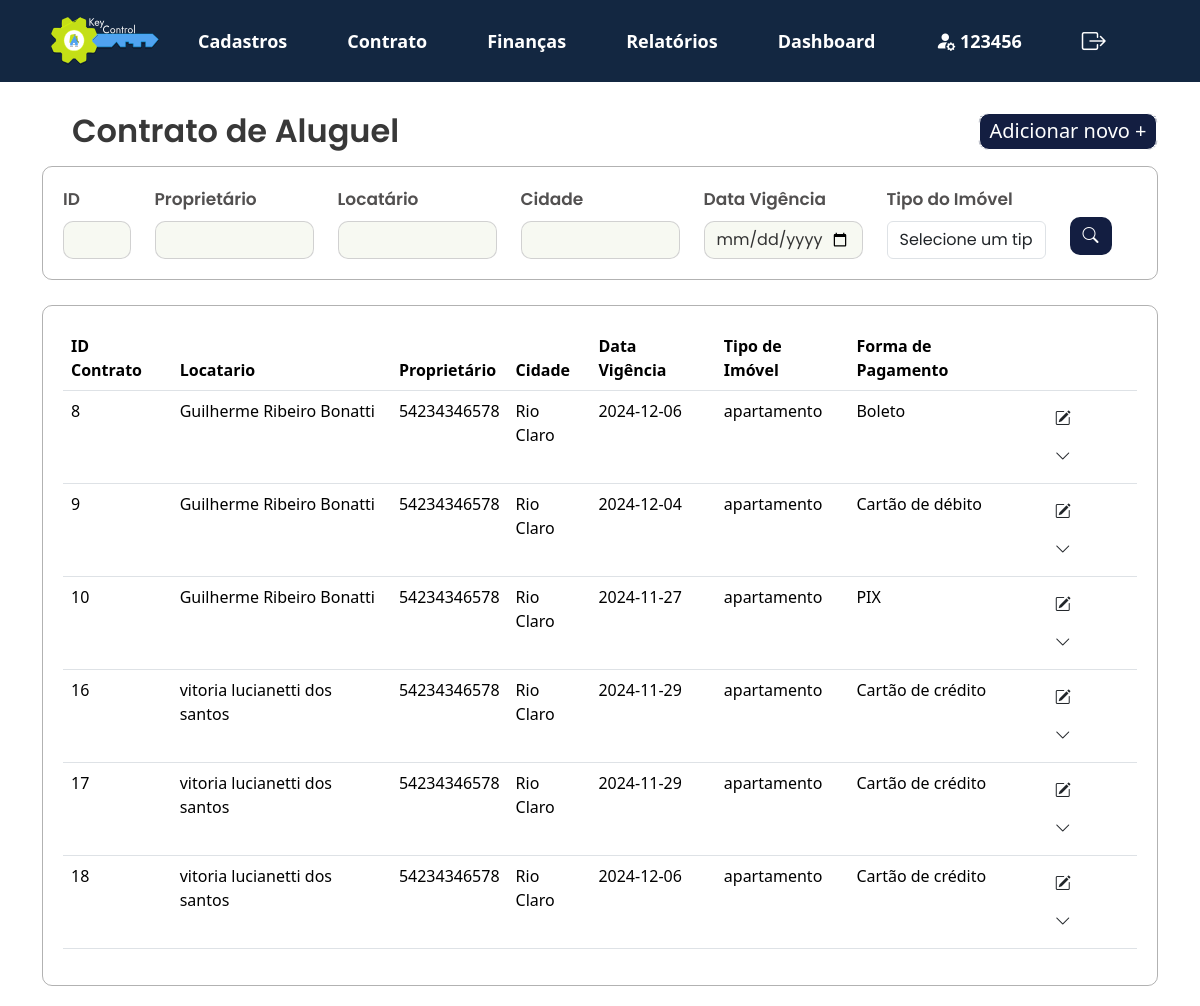
/KeyControl/projeto/views/lista_contrato.php (signed in), run on the app's committed database.
### tables this page shows
CREATE TABLE `contrato_aluguel` (
  `id` int(11) NOT NULL,
  `locatario_nome` varchar(255) NOT NULL,
  `locatario_data_nascimento` date NOT NULL,
  `locatario_nacionalidade` varchar(100) NOT NULL,
  `locatario_cep` varchar(10) NOT NULL,
  `locatario_bairro` varchar(100) NOT NULL,
  `locatario_estado` varchar(100) NOT NULL,
  `locatario_cpf_cnpj` varchar(14) NOT NULL,
  `locatario_telefone` varchar(15) NOT NULL,
  `locatario_estado_civil` varchar(50) NOT NULL,
  `locatario_rua` varchar(255) NOT NULL,
  `locatario_complemento` varchar(255) DEFAULT NULL,
  `locatario_pais` varchar(100) NOT NULL,
  `locatario_rg_ie` varchar(15) NOT NULL,
  `locatario_email` varchar(255) NOT NULL,
  `locatario_profissao` varchar(100) NOT NULL,
  `locatario_numero` int(11) NOT NULL,
  `locatario_cidade` varchar(100) NOT NULL,
  `imovel_proprietario_cpf_cnpj` varchar(14) NOT NULL,
  `imovel_tipo` varchar(50) NOT NULL,
  `imovel_numero` int(11) NOT NULL,
  `imovel_cidade` varchar(100) NOT NULL,
  `imovel_taxa_venda` decimal(5,2) NOT NULL,
  `imovel_cep` varchar(10) NOT NULL,
  `imovel_bairro` varchar(100) NOT NULL,
  `imovel_estado` varchar(100) NOT NULL,
  `imovel_valor` decimal(15,2) NOT NULL,
  `imovel_registro` varchar(50) NOT NULL,
  `imovel_rua` varchar(255) NOT NULL,
  `imovel_complemento` varchar(255) DEFAULT NULL,
  `imovel_pais` varchar(100) NOT NULL,
  `fiador_nome` varchar(255) NOT NULL,
  `fiador_data_nascimento` date NOT NULL,
  `fiador_nacionalidade` varchar(100) NOT NULL,
  `fiador_cep` varchar(10) NOT NULL,
  `fiador_bairro` varchar(100) NOT NULL,
  `fiador_estado` varchar(100) NOT NULL,
  `fiador_cpf_cnpj` varchar(14) NOT NULL,
  `fiador_telefone` varchar(15) NOT NULL,
  `fiador_estado_civil` varchar(50) NOT NULL,
  `fiador_rua` varchar(255) NOT NULL,
  `fiador_complemento` varchar(255) DEFAULT NULL,
  `fiador_pais` varchar(100) NOT NULL,
  `fiador_rg_ie` varchar(15) NOT NULL,
  `fiador_email` varchar(255) NOT NULL,
  `fiador_profissao` varchar(100) NOT NULL,
  `fiador_numero` int(11) NOT NULL,
  `fiador_cidade` varchar(100) NOT NULL,
  `contrato_vigencia` date NOT NULL,
  `contrato_forma_pagamento` varchar(50) NOT NULL,
  `contrato_data_vencimento` date NOT NULL,
  `id_imobiliaria` varchar(20) NOT NULL,
  `meses_caucao` int(11) DEFAULT NULL,
  `vencimento_caucao` date DEFAULT NULL,
  `total_caucao` decimal(15,2) DEFAULT NULL,
  `forma_pagamento_caucao` varchar(50) DEFAULT NULL,
  `id_lancamento` int(11) NOT NULL
);

CREATE TABLE `cadastro_imovel` (
  `id` int(11) NOT NULL,
  `id_imobiliaria` varchar(20) NOT NULL,
  `cpf_cnpj_proprietario` varchar(20) NOT NULL,
  `tipo_imovel` varchar(50) NOT NULL,
  `quantidade_quartos` int(11) DEFAULT NULL,
  `quantidade_banheiros` int(11) DEFAULT NULL,
  `quantidade_vagas` int(11) DEFAULT NULL,
  `area_total` decimal(10,2) DEFAULT NULL,
  `cep` varchar(10) DEFAULT NULL,
  `rua` varchar(100) DEFAULT NULL,
  `numero` varchar(10) DEFAULT NULL,
  `bairro` varchar(50) DEFAULT NULL,
  `cidade` varchar(50) DEFAULT NULL,
  `estado` varchar(50) DEFAULT NULL,
  `pais` varchar(50) DEFAULT NULL,
  `registro_imovel` varchar(50) DEFAULT NULL,
  `valor_aluguel` float DEFAULT NULL,
  `taxa_aluguel` float DEFAULT NULL,
  `valor_venda` float DEFAULT NULL,
  `taxa_venda` float DEFAULT NULL,
  `complemento` varchar(255) DEFAULT NULL,
  `registro_agua` varchar(50) DEFAULT NULL
);

### KeyControl/projeto/app/controllers/filtro_contrato_aluguel.php (called while the page is built, shortened)
<?php
include '../app/controllers/db_conexao.php';
function buildQuery($contrato_id, $locatario_nome, $contrato_vigencia, $tipo_imovel, $contrato_forma_pagamento) {
    $sql = "
        SELECT contrato_aluguel.id AS contrato_id,
            contrato_aluguel.locatario_nome,
            contrato_aluguel.contrato_vigencia,
            contrato_aluguel.imovel_cidade,
            contrato_aluguel.contrato_forma_pagamento,
            c_imovel.tipo_imovel,
            c_imovel.cpf_cnpj_proprietario
        FROM contrato_aluguel
        JOIN cadastro_imovel c_imovel
            ON contrato_aluguel.id_imobiliaria = c_imovel.id_imobiliaria
        WHERE 1=1
        ";
    $conditions = [];
    $params = [];
    return [$sql, $params];
}
$id = $_POST['contrato_id'] ?? '';
$locatario_nome = $_POST['locatario'] ?? '';
$contrato_vigencia = $_POST['vigencia'] ?? '';
$tipo_imovel = $_POST['tipo_imovel'] ?? '';
$contrato_forma_pagamento = $_POST['forma_pagamento'] ?? '';
list($sql, $params) = buildQuery($id, $locatario_nome, $contrato_vigencia, $tipo_imovel, $contrato_forma_pagamento);
try {
    if ($pdo) {
        $stmt = $pdo->prepare($sql);
        $stmt->execute($params);
        $result = $stmt->fetchAll(PDO::FETCH_ASSOC);
    } else {
        throw new Exception("Erro na conexão com o banco de dados.");
    }
} catch (Exception $e) {
    echo "Erro na execução da consulta: " . htmlspecialchars($e->getMessage());
}
?>

### KeyControl/projeto/views/lista_contrato.php (the view, shortened to what this page needs)
<?php
    include_once '../app/controllers/filtro_contrato_aluguel.php';
    ?>
<!DOCTYPE html>
<html lang="pt-br">
<head>
    <link href="https://cdn.jsdelivr.net/npm/bootstrap@5.3.3/dist/css/bootstrap.min.css" rel="stylesheet">
    <link rel="stylesheet" href="../public/assets/js/menu.js">
    <link rel="stylesheet" href="https://cdn.jsdelivr.net/npm/bootstrap-icons@1.10.5/font/bootstrap-icons.css">
    <link rel="stylesheet" type="text/css" href="../public/assets/css/style2.css">
</head>
<body>
<?php include 'navbar.php';?>
    <section>
        <div class="container">
            <div class="d-flex justify-content-between align-items-center mb-3">
                <h2 class="mb-0">Contrato de Aluguel</h2>
                <div class="button_adicionarnovo">
                    <a class="button_adicionarnovo floating dropdown-toggle hide-arrow" data-bs-toggle="dropdown" aria-expanded="false" href="">
                        <span class="button_adicionarnovo">Adicionar novo +</span>
                    </a>
                </div>
            </div>
        </div>
    <div class="container">
        <form method="POST" action="">
            <div class="filtros-container">
                <div class="row g-12">
                    <div class="col-md-1">
                        <label for="id" class="form-label">ID</label>
                        <input type="text" id="id" class="form-control" name="id" value="<?= htmlspecialchars($_POST['id'] ?? '') ?>">
                    </div>
                    <div class="col-md-2">
                        <label for="cpf_cnpj_proprietario" class="form-label">Proprietário</label>
                            <input type="text" id="cpf_cnpj_proprietario" class="form-control" name="cpf_cnpj_proprietario" value="<?= htmlspecialchars($_POST['cpf_cnpj_proprietario'] ?? '') ?>">
                    </div>
                    <div class="col-md-2">
                        <label for="locatario" class="form-label">Locatário</label>
                        <input type="text" id="locatario" class="form-control" name="locatario" value="<?= htmlspecialchars($_POST['locatario'] ?? '') ?>">
                    </div>
                    <div class="col-md-2">
                        <label for="cidade" class="form-label">Cidade</label>
                        <input type="text" id="cidade" class="form-control" name="cidade" value="<?= htmlspecialchars($_POST['cidade'] ?? '') ?>">
                    </div>
                    <div class="col-md-2">
                        <label for="vigencia" class="form-label">Data Vigência</label>
                        <input type="date" id="vigencia" class="form-control" name="vigencia" value="<?= htmlspecialchars($_POST['vigencia'] ?? '') ?>">
                    </div>
                    <div class="col-md-2">
                        <label for="tipo_imovel" class="mb-2">Tipo do Imóvel</label>
                            <select class="form-control" name="tipo_imovel" id="tipo_imovel" onchange="checkSelection('tipo_imovel')">
                                <option value="" disabled <?= !isset($_POST['tipo_imovel']) ? 'selected' : '' ?>>Selecione um tipo</option>
                            </select>
                    </div>
                    <div class="col-md-1">
                        <button class="btn btn-buscar" type="submit">
                            <i class="bi bi-search"></i>
                        </button>
                    </div>
                </div>
            </div>
        </form>
    </div>
</section>
<section>
    <div class="container">
        <div class="card_relatório">
        <table class="table table-hover">
                <thead>
                    <tr>
                        <th>ID Contrato</th>
                        <th>Locatario</th>
                        <th>Proprietário</th>
                        <th>Cidade</th>
                        <th>Data Vigência</th>
                        <th>Tipo de Imóvel</th>
                        <th>Forma de Pagamento</th>
                        <th></th>
                    </tr>
                </thead>
                <tbody>
                    <?php
                        if (isset($result) && count($result) > 0) {
                            foreach ($result as $row) {
                                echo "<tr>
                                    <td>" . htmlspecialchars($row['contrato_id'] ?? '-') . "</td>
                                    <td>" . htmlspecialchars($row['locatario_nome']) . "</td>
                                    <td>" . htmlspecialchars($row['cpf_cnpj_proprietario'] ?? '-') . "</td>
                                    <td>" . htmlspecialchars($row['imovel_cidade'] ?? '-') . "</td>
                                    <td>" . htmlspecialchars($row['contrato_vigencia'] ?? '-') . "</td>
                                    <td>" . htmlspecialchars($row['tipo_imovel'] ?? '-') . "</td>
                                    <td>" . htmlspecialchars($row['contrato_forma_pagamento'] ?? '-') . "</td>
                                    <td>
                                        <button class='btn' onclick='editRecord(" . htmlspecialchars($row['contrato_id']) . ")'>
                                            <i class='bi bi-pencil-square'></i>
                                        </button>
                                        <button class='btn' onclick='toggleSubMenu(this)'>
                                            <i class='bi bi-chevron-down'></i>
                                        </button>
                                                <button class='imprimir' onclick='printInfo(" . htmlspecialchars($row['contrato_id']) . ")'>
                                                </button>
                                                <button class='imprimir' title='imprimirContrato' onclick='redirectToRelatorio2(" . htmlspecialchars($row['contrato_id']) . ")'>
                                                </button>
                                                <button class='excluir' onclick='deleteRecord(" . htmlspecialchars($row['contrato_id']) . ")'>
                                                </button>
                                    </td>
                                </tr>";
                            }
                        } else {
                            echo "<tr><td colspan='8'>Nenhum registro encontrado</td></tr>";
                        }
                    ?>
                </tbody>
            </table>
        </div>
    </div>
</section>
</body>
</html>

### KeyControl/projeto/public/assets/css/style2.css (style rules this page uses)
h2 { font-family: "Poppins", sans-serif; font-weight: 600; font-style: normal; color: #383838; margin: 30px; }
.container h2 { position: relative; z-index: 1; }
form { font-family: "Poppins", sans-serif; font-style: normal; font-weight: 600; font-size: 17px; color: rgb(82, 80, 80); }
input.form-control { background-color: #F7F9F2; color: #333; border: 0px; }
h2.mb-0 { margin-block: auto; }
.filtros-container input.form-control { border: 1px solid #3838383b; border-radius: 10px; }
.filtros-container { width: auto; height: auto; border: 1px solid #38383862; border-radius: 10px; padding: 20px; display: flex; }
.filtros-container .btn-buscar { margin-top: 30px; }
.btn-buscar { background-color: #131E41; color: white; border-radius: 10px; }
.card_relatório { width: auto; height: auto; border: 1px solid #38383862; border-radius: 10px; margin-top: 25px; margin-bottom: 20px; padding: 20px; }
.button_adicionarnovo { border: 1px solid; border-radius: 10px; background-color: #131E41; width: 180px; height: 37px; align-items: center; display: flex; justify-content: center; align-items: center; text-align: center; color: #ffffff; font-size: 20px; text-decoration: none; }
.hide-arrow::after { display: none; }

### data on the page
contrato_aluguel: id "8", locatario_nome "Guilherme Ribeiro Bonatti", cadastro_imovel.cpf_cnpj_proprietario "54234346578", imovel_cidade "Rio Claro", contrato_vigencia "2024-12-06", cadastro_imovel.tipo_imovel "apartamento", contrato_forma_pagamento "Boleto"
contrato_aluguel: id "9", locatario_nome "Guilherme Ribeiro Bonatti", cadastro_imovel.cpf_cnpj_proprietario "54234346578", imovel_cidade "Rio Claro", contrato_vigencia "2024-12-04", cadastro_imovel.tipo_imovel "apartamento", contrato_forma_pagamento "Cartão de débito"
contrato_aluguel: id "10", locatario_nome "Guilherme Ribeiro Bonatti", cadastro_imovel.cpf_cnpj_proprietario "54234346578", imovel_cidade "Rio Claro", contrato_vigencia "2024-11-27", cadastro_imovel.tipo_imovel "apartamento", contrato_forma_pagamento "PIX"
contrato_aluguel: id "16", locatario_nome "vitoria lucianetti dos santos", cadastro_imovel.cpf_cnpj_proprietario "54234346578", imovel_cidade "Rio Claro", contrato_vigencia "2024-11-29", cadastro_imovel.tipo_imovel "apartamento", contrato_forma_pagamento "Cartão de crédito"
contrato_aluguel: id "17", locatario_nome "vitoria lucianetti dos santos", cadastro_imovel.cpf_cnpj_proprietario "54234346578", imovel_cidade "Rio Claro", contrato_vigencia "2024-11-29", cadastro_imovel.tipo_imovel "apartamento", contrato_forma_pagamento "Cartão de crédito"
contrato_aluguel: id "18", locatario_nome "vitoria lucianetti dos santos", cadastro_imovel.cpf_cnpj_proprietario "54234346578", imovel_cidade "Rio Claro", contrato_vigencia "2024-12-06", cadastro_imovel.tipo_imovel "apartamento", contrato_forma_pagamento "Cartão de crédito"

### other printed values
$first_name "123456"
